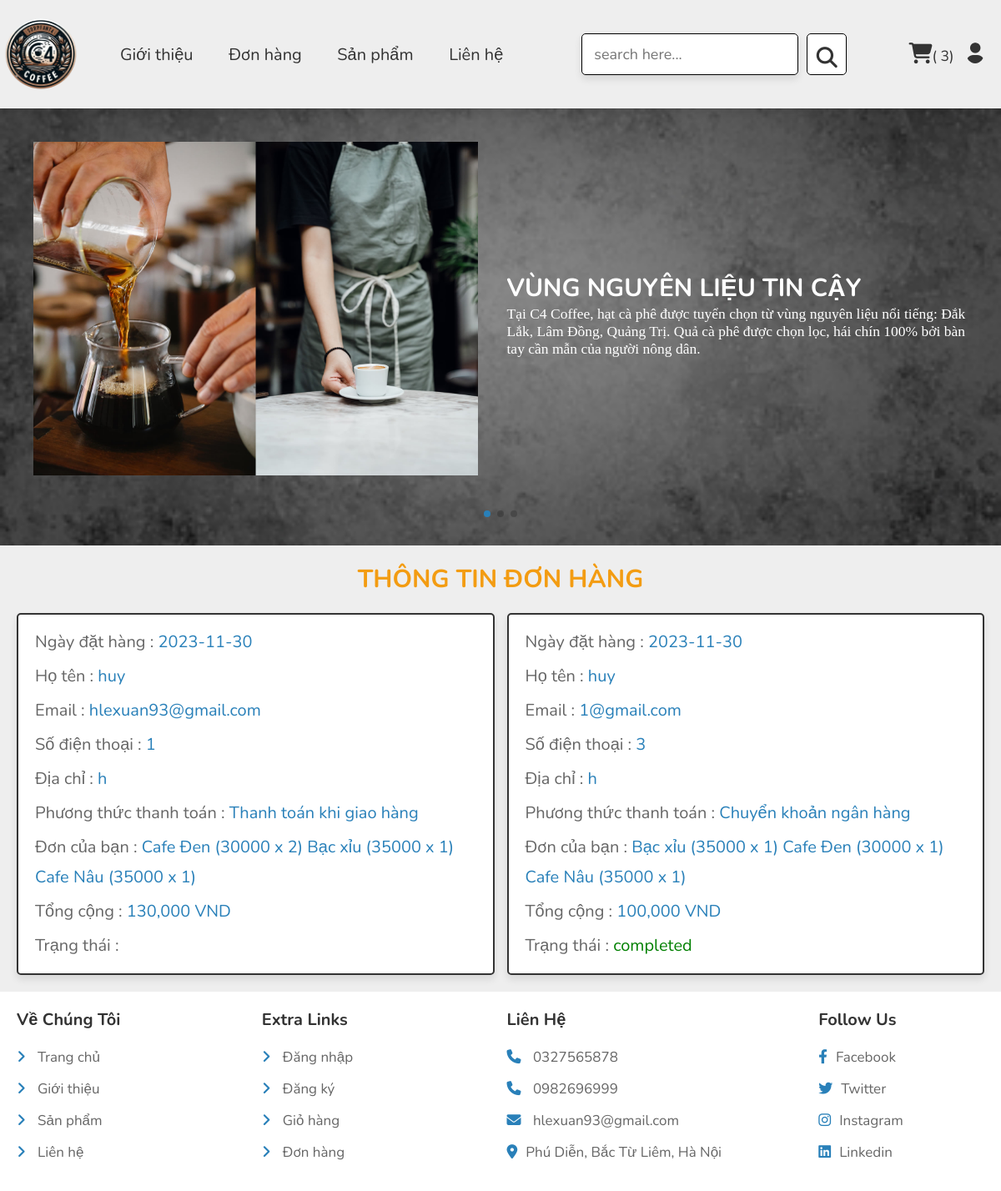
Page /orders.php (signed in) on the committed database.
### tables this page shows
CREATE TABLE `orders` (
  `id` int(100) NOT NULL,
  `user_id` int(100) NOT NULL,
  `name` varchar(20) NOT NULL,
  `number` varchar(10) NOT NULL,
  `email` varchar(50) NOT NULL,
  `method` varchar(50) NOT NULL,
  `address` varchar(500) NOT NULL,
  `total_products` varchar(1000) NOT NULL,
  `total_price` int(100) NOT NULL,
  `placed_on` date NOT NULL DEFAULT current_timestamp(),
  `payment_status` varchar(20) NOT NULL DEFAULT 'pending'
);

### orders.php (the view, shortened to what this page needs)
<?php
include 'components/connect.php';
if(isset($_SESSION['user_id'])){
   $user_id = $_SESSION['user_id'];
}else{
   $user_id = '';
};
?>
<!DOCTYPE html>
<html lang="en">
<head>
   <link rel="stylesheet" href="https://cdnjs.cloudflare.com/ajax/libs/font-awesome/6.1.1/css/all.min.css">
   <link rel="stylesheet" href="css/main.css">
</head>
<body>
<?php include 'components/user_header.php'; ?>
<section class="orders">
   <h1 class="heading">Thông tin đơn hàng</h1>
   <div class="box-container">
   <?php
      if($user_id == ''){
         echo '<p class="empty">Vui lòng đăng nhập để xem đơn hàng</p>';
      }else{
         $select_orders = $conn->prepare("SELECT * FROM `orders` WHERE user_id = ?");
         $select_orders->execute([$user_id]);
         if($select_orders->rowCount() > 0){
            while($fetch_orders = $select_orders->fetch(PDO::FETCH_ASSOC)){
   ?>
   <div class="box">
      <p>Ngày đặt hàng : <span><?= $fetch_orders['placed_on']; ?></span></p>
      <p>Họ tên : <span><?= $fetch_orders['name']; ?></span></p>
      <p>Email : <span><?= $fetch_orders['email']; ?></span></p>
      <p>Số điện thoại : <span><?= $fetch_orders['number']; ?></span></p>
      <p>Địa chỉ : <span><?= $fetch_orders['address']; ?></span></p>
      <p>Phương thức thanh toán : <span><?= $fetch_orders['method']; ?></span></p>
      <p>Đơn của bạn : <span><?= $fetch_orders['total_products']; ?></span></p>
      <p>Tổng cộng : <span><?= number_format($fetch_orders['total_price']); ?> VND</span></p>
      <p>Trạng thái : <span style="color:<?php if($fetch_orders['payment_status'] == 'đang xử lý'){ echo 'red'; }else{ echo 'green'; }; ?>"><?= $fetch_orders['payment_status']; ?></span> </p>
   </div>
   <?php
      }
      }else{
         echo '<p class="empty">Chưa có đơn hàng nào!</p>';
      }
      }
   ?>
   </div>
</section>
<?php include 'components/footer.php'; ?>
</body>
</html>

### css/main.css (style rules this page uses)
:root { --main-color:#2980b9; --orange:#f39c12; --red:#e74c3c; --black:#333; --white:#fff; --light-color:#666; --light-bg:#eee; --border:.2rem solid var(--black); --box-shadow:0 .5rem 1rem rgba(0,0,0,.1); }
* { font-family: 'Nunito', sans-serif; margin:0; padding:0; box-sizing: border-box; outline: none; border:none; text-decoration: none; }
html { font-size: 62.5%; overflow-x: hidden; }
body { background-color: var(--light-bg); }
section { padding:2rem; max-width: 1200px; margin:0 auto; }
.heading { font-size: 3rem; color:var(--orange); margin-bottom: 2rem; text-align: center; text-transform: uppercase; }
.orders .box-container { display: flex; flex-wrap: wrap; gap:1.5rem; align-items: flex-start; }
.orders .box-container .box { padding:1rem 2rem; flex:1 1 40rem; border:var(--border); background-color: var(--white); box-shadow: var(--box-shadow); border-radius: .5rem; }
.orders .box-container .box p { margin:.5rem 0; line-height: 1.8; font-size: 2rem; color:var(--light-color); }
.orders .box-container .box p span { color:var(--main-color); }

### rows in the picture
orders: placed_on "2023-11-30", name "huy", email "hlexuan93@gmail.com", number "1", address "h", method "Thanh toán khi giao hàng", total_products "Cafe Đen (30000 x 2) Bạc xỉu (35000 x 1) Cafe Nâu (35000 x 1)", total_price "130,000"
orders: placed_on "2023-11-30", name "huy", email "1@gmail.com", number "3", address "h", method "Chuyển khoản ngân hàng", total_products "Bạc xỉu (35000 x 1) Cafe Đen (30000 x 1) Cafe Nâu (35000 x 1)", total_price "100,000", payment_status "completed"

### other values in the picture
$total_cart_counts "3"
